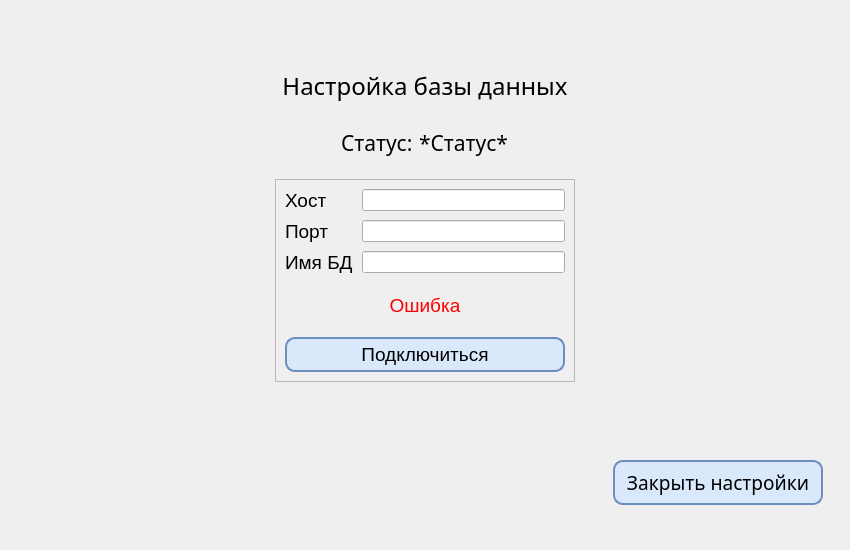
<?xml version="1.0" encoding="UTF-8"?>
<ui version="4.0">
 <class>DataBaseSettings</class>
 <widget class="QDialog" name="DataBaseSettings">
  <property name="geometry">
   <rect>
    <x>0</x>
    <y>0</y>
    <width>850</width>
    <height>550</height>
   </rect>
  </property>
  <property name="minimumSize">
   <size>
    <width>850</width>
    <height>550</height>
   </size>
  </property>
  <property name="maximumSize">
   <size>
    <width>850</width>
    <height>550</height>
   </size>
  </property>
  <property name="windowTitle">
   <string>Настройка БД</string>
  </property>
  <property name="windowIcon">
   <iconset theme="QIcon::ThemeIcon::MediaFlash"/>
  </property>
  <property name="styleSheet">
   <string notr="true">#PageWidget{
	Font: &quot;Merriweather 18pt&quot;
}

QPushButton {
	background-color: #DAE8FC;
	border: 2px solid #6C8EBF;
	border-radius: 10px;
}

QPushButton:hover {
	background-color: #c8dcfc;
}

QPushButton:pressed {
	background-color: #a7c8fc;
}</string>
  </property>
  <layout class="QVBoxLayout" name="verticalLayout" stretch="1,1,1,1,0,4">
   <property name="spacing">
    <number>12</number>
   </property>
   <property name="leftMargin">
    <number>27</number>
   </property>
   <property name="rightMargin">
    <number>27</number>
   </property>
   <property name="bottomMargin">
    <number>45</number>
   </property>
   <item alignment="Qt::AlignmentFlag::AlignHCenter|Qt::AlignmentFlag::AlignTop">
    <widget class="SystemLabel" name="SysLabel" native="true">
     <property name="enabled">
      <bool>true</bool>
     </property>
     <property name="sizePolicy">
      <sizepolicy hsizetype="Fixed" vsizetype="Fixed">
       <horstretch>0</horstretch>
       <verstretch>0</verstretch>
      </sizepolicy>
     </property>
     <property name="maximumSize">
      <size>
       <width>525</width>
       <height>70</height>
      </size>
     </property>
     <property name="font">
      <font>
       <hintingpreference>PreferVerticalHinting</hintingpreference>
      </font>
     </property>
     <property name="layoutDirection">
      <enum>Qt::LayoutDirection::LeftToRight</enum>
     </property>
     <property name="autoFillBackground">
      <bool>false</bool>
     </property>
    </widget>
   </item>
   <item>
    <widget class="QLabel" name="MenuLabel">
     <property name="font">
      <font>
       <family>Merriweather</family>
       <pointsize>18</pointsize>
      </font>
     </property>
     <property name="text">
      <string>Настройка базы данных</string>
     </property>
     <property name="alignment">
      <set>Qt::AlignmentFlag::AlignCenter</set>
     </property>
    </widget>
   </item>
   <item alignment="Qt::AlignmentFlag::AlignHCenter|Qt::AlignmentFlag::AlignVCenter">
    <widget class="QFrame" name="StatusFrame">
     <property name="font">
      <font>
       <family>Merriweather</family>
       <pointsize>18</pointsize>
      </font>
     </property>
     <property name="frameShape">
      <enum>QFrame::Shape::NoFrame</enum>
     </property>
     <property name="frameShadow">
      <enum>QFrame::Shadow::Plain</enum>
     </property>
     <layout class="QHBoxLayout" name="horizontalLayout_3">
      <item>
       <widget class="QLabel" name="StatusLabel">
        <property name="font">
         <font>
          <family>Merriweather</family>
          <pointsize>16</pointsize>
         </font>
        </property>
        <property name="text">
         <string>Статус:</string>
        </property>
       </widget>
      </item>
      <item>
       <widget class="QLabel" name="StatusInfoLabel">
        <property name="palette">
         <palette>
          <active>
           <colorrole role="WindowText">
            <brush brushstyle="SolidPattern">
             <color alpha="255">
              <red>0</red>
              <green>0</green>
              <blue>0</blue>
             </color>
            </brush>
           </colorrole>
          </active>
          <inactive>
           <colorrole role="WindowText">
            <brush brushstyle="SolidPattern">
             <color alpha="255">
              <red>0</red>
              <green>0</green>
              <blue>0</blue>
             </color>
            </brush>
           </colorrole>
          </inactive>
          <disabled/>
         </palette>
        </property>
        <property name="font">
         <font>
          <family>Merriweather</family>
          <pointsize>16</pointsize>
         </font>
        </property>
        <property name="text">
         <string>*Статус*</string>
        </property>
       </widget>
      </item>
     </layout>
    </widget>
   </item>
   <item alignment="Qt::AlignmentFlag::AlignHCenter">
    <widget class="QFrame" name="SettingLayout">
     <property name="minimumSize">
      <size>
       <width>300</width>
       <height>0</height>
      </size>
     </property>
     <property name="maximumSize">
      <size>
       <width>9999</width>
       <height>350</height>
      </size>
     </property>
     <property name="frameShape">
      <enum>QFrame::Shape::StyledPanel</enum>
     </property>
     <property name="frameShadow">
      <enum>QFrame::Shadow::Raised</enum>
     </property>
     <layout class="QVBoxLayout" name="verticalLayout_2">
      <property name="spacing">
       <number>9</number>
      </property>
      <item>
       <layout class="QFormLayout" name="formLayout">
        <property name="verticalSpacing">
         <number>8</number>
        </property>
        <item row="2" column="0">
         <widget class="QLabel" name="NameLabel">
          <property name="font">
           <font>
            <pointsize>14</pointsize>
           </font>
          </property>
          <property name="text">
           <string>Имя БД</string>
          </property>
         </widget>
        </item>
        <item row="2" column="1">
         <widget class="QLineEdit" name="NameEdit"/>
        </item>
        <item row="0" column="1">
         <widget class="QLineEdit" name="HostEdit"/>
        </item>
        <item row="1" column="1">
         <widget class="QLineEdit" name="PortEdit"/>
        </item>
        <item row="1" column="0">
         <widget class="QLabel" name="PortLabel">
          <property name="font">
           <font>
            <pointsize>14</pointsize>
           </font>
          </property>
          <property name="text">
           <string>Порт</string>
          </property>
         </widget>
        </item>
        <item row="0" column="0">
         <widget class="QLabel" name="HostLabel">
          <property name="font">
           <font>
            <pointsize>14</pointsize>
           </font>
          </property>
          <property name="text">
           <string>Хост</string>
          </property>
         </widget>
        </item>
       </layout>
      </item>
      <item>
       <widget class="QLabel" name="ErrorLabel">
        <property name="minimumSize">
         <size>
          <width>0</width>
          <height>45</height>
         </size>
        </property>
        <property name="maximumSize">
         <size>
          <width>300</width>
          <height>90</height>
         </size>
        </property>
        <property name="palette">
         <palette>
          <active>
           <colorrole role="WindowText">
            <brush brushstyle="SolidPattern">
             <color alpha="255">
              <red>255</red>
              <green>0</green>
              <blue>0</blue>
             </color>
            </brush>
           </colorrole>
          </active>
          <inactive>
           <colorrole role="WindowText">
            <brush brushstyle="SolidPattern">
             <color alpha="255">
              <red>255</red>
              <green>0</green>
              <blue>0</blue>
             </color>
            </brush>
           </colorrole>
          </inactive>
          <disabled/>
         </palette>
        </property>
        <property name="font">
         <font>
          <pointsize>14</pointsize>
         </font>
        </property>
        <property name="text">
         <string>Ошибка</string>
        </property>
        <property name="alignment">
         <set>Qt::AlignmentFlag::AlignCenter</set>
        </property>
        <property name="wordWrap">
         <bool>true</bool>
        </property>
       </widget>
      </item>
      <item alignment="Qt::AlignmentFlag::AlignTop">
       <widget class="QPushButton" name="ConnectButton">
        <property name="minimumSize">
         <size>
          <width>0</width>
          <height>35</height>
         </size>
        </property>
        <property name="font">
         <font>
          <pointsize>14</pointsize>
         </font>
        </property>
        <property name="text">
         <string>Подключиться</string>
        </property>
       </widget>
      </item>
     </layout>
    </widget>
   </item>
   <item>
    <spacer name="verticalSpacer">
     <property name="orientation">
      <enum>Qt::Orientation::Vertical</enum>
     </property>
     <property name="sizeHint" stdset="0">
      <size>
       <width>20</width>
       <height>40</height>
      </size>
     </property>
    </spacer>
   </item>
   <item>
    <layout class="QHBoxLayout" name="ButtonLayout">
     <property name="spacing">
      <number>25</number>
     </property>
     <property name="topMargin">
      <number>26</number>
     </property>
     <item>
      <spacer name="horizontalSpacer">
       <property name="orientation">
        <enum>Qt::Orientation::Horizontal</enum>
       </property>
       <property name="sizeHint" stdset="0">
        <size>
         <width>40</width>
         <height>20</height>
        </size>
       </property>
      </spacer>
     </item>
     <item alignment="Qt::AlignmentFlag::AlignLeft">
      <widget class="QPushButton" name="CloseButton">
       <property name="sizePolicy">
        <sizepolicy hsizetype="Minimum" vsizetype="Maximum">
         <horstretch>0</horstretch>
         <verstretch>0</verstretch>
        </sizepolicy>
       </property>
       <property name="minimumSize">
        <size>
         <width>210</width>
         <height>35</height>
        </size>
       </property>
       <property name="maximumSize">
        <size>
         <width>190</width>
         <height>45</height>
        </size>
       </property>
       <property name="font">
        <font>
         <family>Merriweather</family>
         <pointsize>14</pointsize>
        </font>
       </property>
       <property name="text">
        <string>Закрыть настройки</string>
       </property>
      </widget>
     </item>
    </layout>
   </item>
  </layout>
 </widget>
 <customwidgets>
  <customwidget>
   <class>SystemLabel</class>
   <extends>QWidget</extends>
   <header>SystemLabel.h</header>
   <container>1</container>
  </customwidget>
 </customwidgets>
 <resources/>
 <connections/>
</ui>
